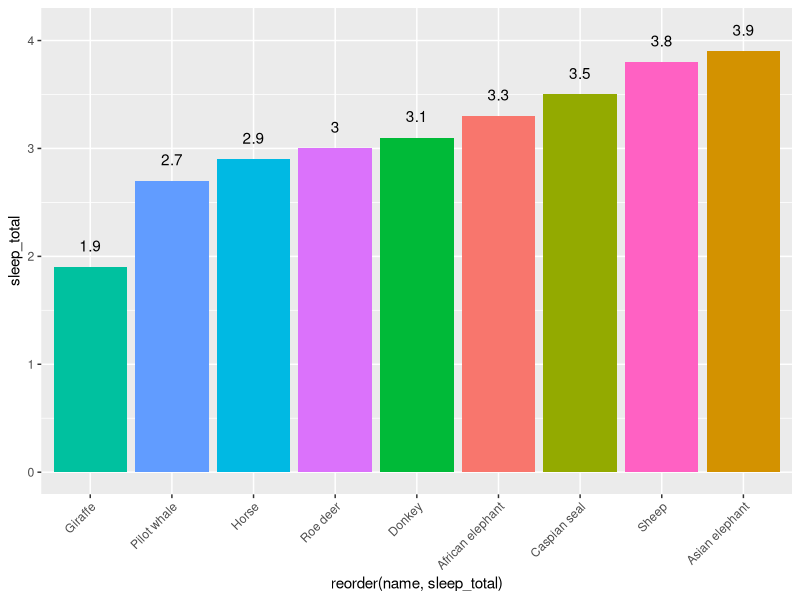
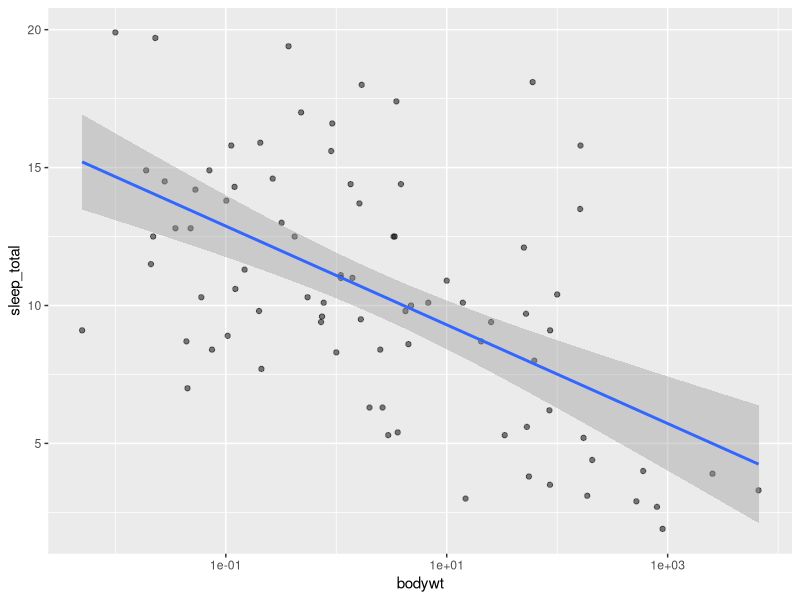
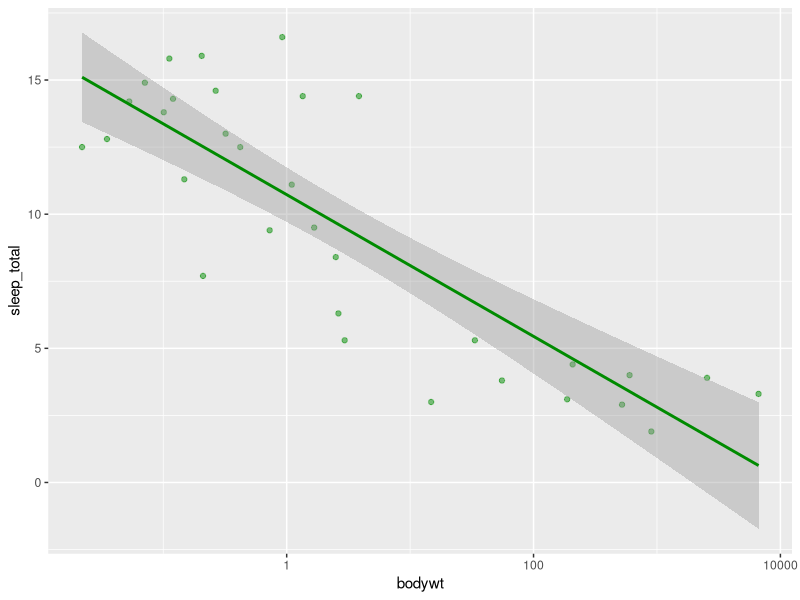
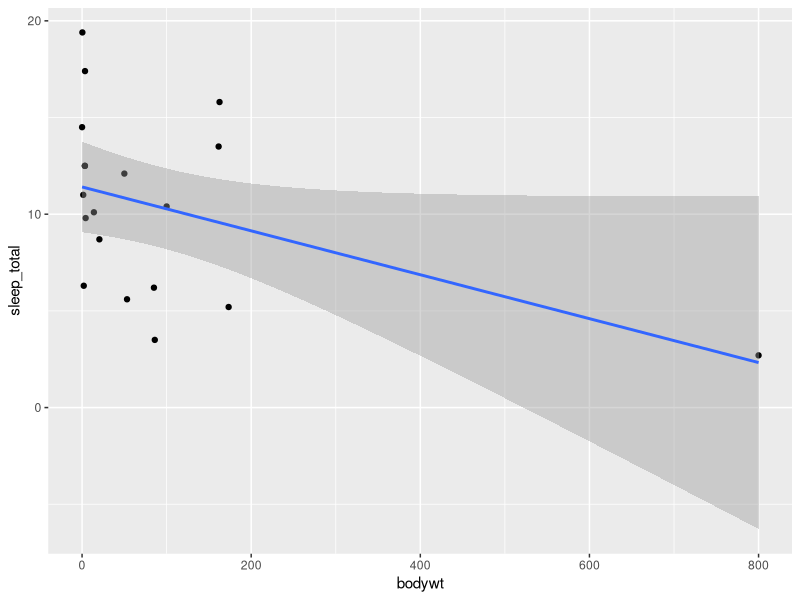
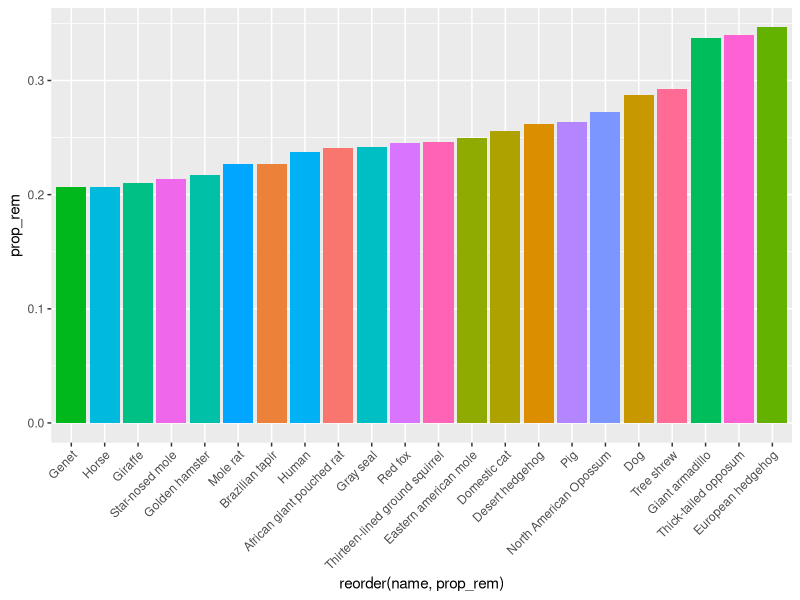
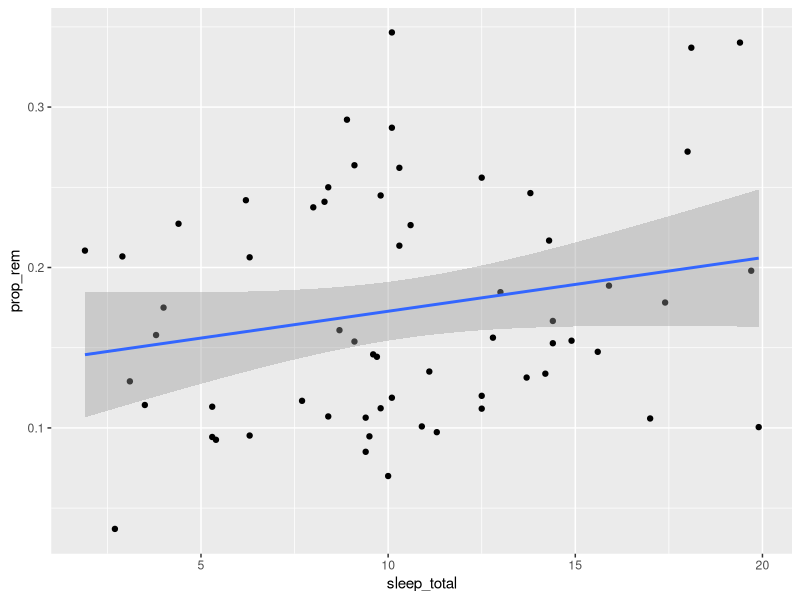
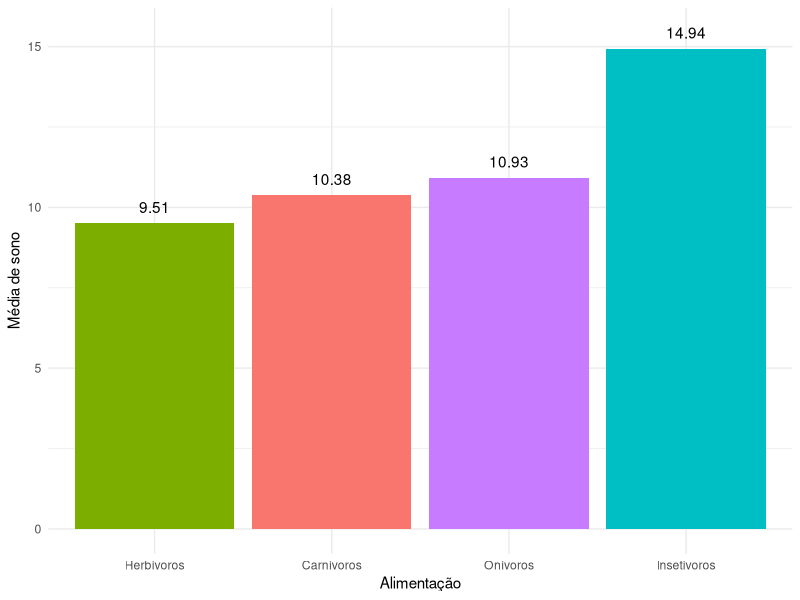

Reproduce these figures in R, in order.
# Carregando os pacotes necessários
library(tidyverse)

# Banco de dados 'msleep' -> informações sobre animais e o seu sono
# 'sleep_total' = tempo total de sono
# 'bodywt' = peso corporal
# 'brainwt' = peso do cérebro
# etc

# help
?msleep

# Para ver o banco de dados
# tibble: 6 x 11 (6 linhas e 11 colunas)
head(msleep)
glimpse(msleep)

# Pergunta: qual animal dorme menos?
msleep |> 
  filter(sleep_total < 4) |> 
  select(name, sleep_total) |> 
  ggplot(
    aes(x = reorder(name, sleep_total), y = sleep_total, label = sleep_total)
  ) +
  geom_text(nudge_y = 0.2) +
  geom_col(aes(fill = name)) +
  theme(
    axis.text.x = element_text(angle = 45, hjust = 1),
    legend.position = 'none'
  )
# Resposta: Girafa 

# Criando um gráfico
# Pensar em uma pergunta e tentar respondê-la através de um gráfico: quanto maior o peso do animal, mais ele dorme?
# scale_x_log10() - altera a escala para logarítmica
ggplot(
  msleep,
  aes(x = bodywt, y = sleep_total)
) +
  geom_point(alpha = 0.5) +
  geom_smooth(method = 'lm') +
  scale_x_log10()
  
# Usando o filter
# alpha = 0.5 - adicionar transparência
# filter(vore == 'herbi') - filtrar somente os herbívoros
msleep |> 
  filter(vore == 'herbi') |> 
  ggplot(
    aes(x = bodywt, y = sleep_total)
  ) +
  geom_point(color = 'green4',
             alpha = 0.5
             ) +
  geom_smooth(method = 'lm',
              color = 'green4') +
  scale_x_log10()
# Resposta: quanto maior o peso do animal, menos ele dorme

# Usando o select
# select(vore, bodywt, sleep_total) - usar apenas algumas colunas
msleep |> 
  select(vore, bodywt, sleep_total) |> 
  filter(vore == 'carni') |> 
  ggplot(
    aes(x = bodywt, y = sleep_total)
  ) +
  geom_point() +
  geom_smooth(method = 'lm')

# Pergunta: animais que dormem mais tem também mais sono_rem? 
msleep |> 
  mutate(prop_rem = sleep_rem / sleep_total) |>
  filter(prop_rem > 0.2) |> 
  ggplot(
    aes(x = reorder(name, prop_rem), y = prop_rem)
  ) +
  geom_col(aes(fill = name)) +
  theme(
    axis.text.x = element_text(angle = 45, hjust = 1),
    legend.position = 'none'
  )

msleep |> 
  mutate(prop_rem = sleep_rem / sleep_total) |>
  ggplot(
    aes(x = sleep_total, y = prop_rem) 
  ) +
  geom_point() +
  geom_smooth(method = 'lm')
# Resposta: não

# Para adicionar definitivamente a nova coluna criada ao banco
# msleep <- msleep |> 
#   mutate(prop_rem = sleep_rem / sleep_total)

# Usando group_by e summarise
# sd(sleep_total) - calcula o desvio padrão
# drop_na(vore) - desconsidera os valores NA da coluna vore
# geom_segment(aes(y = 0, yend = media_sleep_total)) - cria uma linha
# scale_x_discrete(labels = c('carni' = 'Carnívoros')) - troca o nome dos valores do eixo x
# Pergunta: Os herbívoros dormem mais que carnívoros?
msleep |>
  drop_na(vore) |> 
  group_by(vore) |> 
  summarise(media_sleep_total = mean(sleep_total),
            desvio_padrao_sono = sd(sleep_total)) |> 
  ggplot(
    aes(x = reorder(vore, media_sleep_total), 
        y = media_sleep_total, 
        label = round(media_sleep_total,2))
  ) +
  geom_text(nudge_y = 0.5, ) +
  geom_col(aes(fill = vore)) +
  theme_minimal() +
  theme(
    legend.position = 'none'
  ) +
  labs(
    x = 'Alimentação',
    y = 'Média de sono'
  ) +
  #geom_segment(aes(y = 0, 
  #                 yend = media_sleep_total,
  #                 linewidth = 10)) +
  scale_x_discrete(labels = c('carni' = 'Carnívoros',
                              'herbi' = 'Herbívoros',
                              'omni' = 'Onívoros',
                              'insecti' = 'Insetívoros'))
# Resposta: não, os carnívoros dormem mais que os herbívoros   
